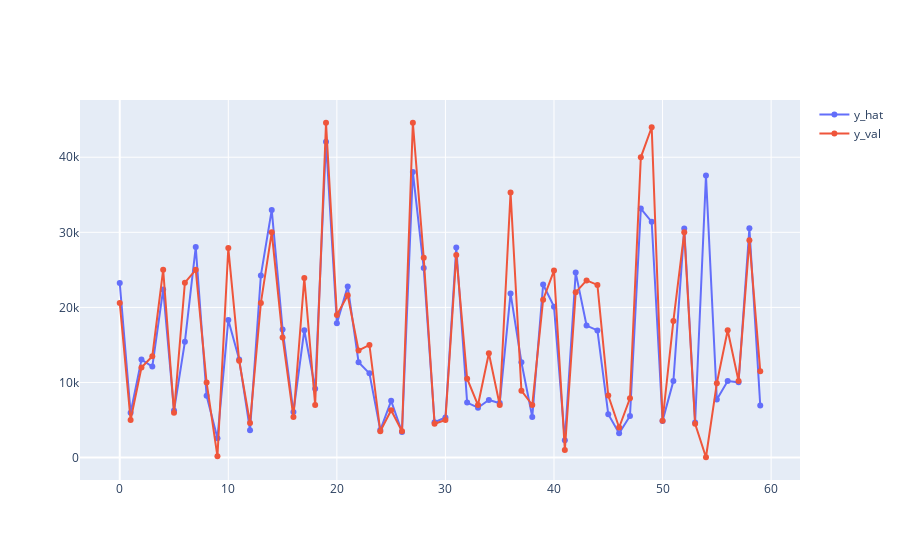

The cell this chart's notebook holds for it:
### Code cell
y_hat_log = model1.predict(X_val)
y_hat = np.exp(y_hat_log)
N = 60
x = np.arange(0,N)
fig = go.Figure()
fig.add_trace(go.Scatter(x=x, y=np.array(y_hat[:N]),mode='lines+markers',name='y_hat'))
fig.add_trace(go.Scatter(x=x, y=np.array(y_val[:N]),mode='lines+markers',name='y_val'))
fig.show()
